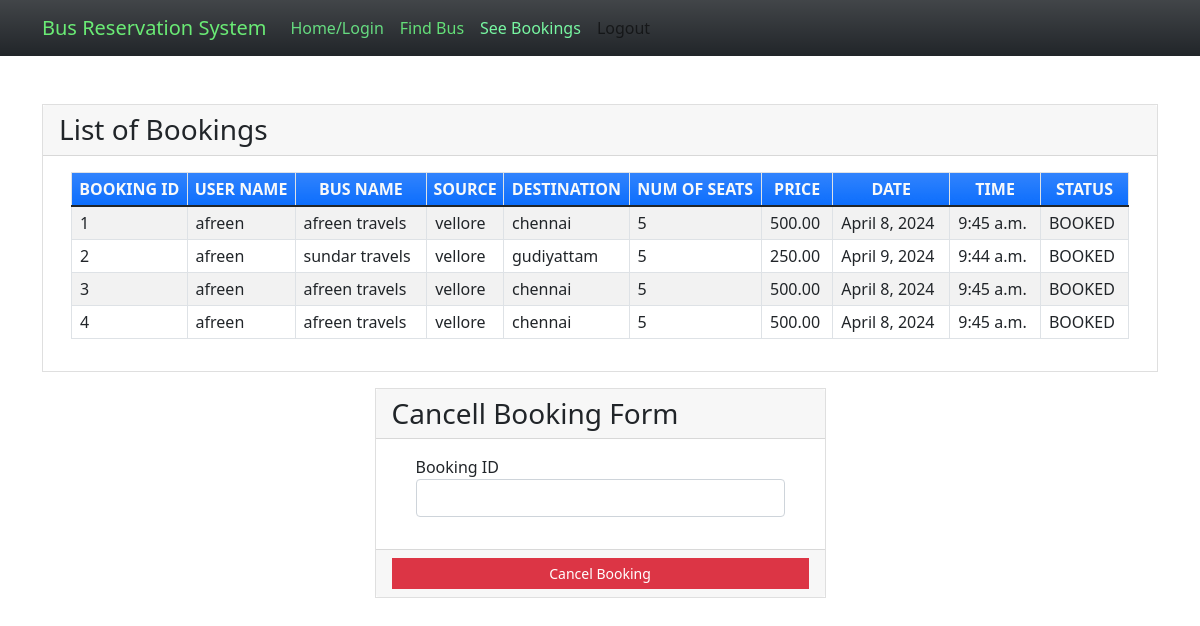
/seebookings (signed in), run on the app's committed database.
### myapp/models.py (models this page shows, shortened)
class Book(models.Model):
    BOOKED = 'B'
    CANCELLED = 'C'
    TICKET_STATUSES = ((BOOKED, 'Booked'),
                       (CANCELLED, 'Cancelled'),)
    email = models.EmailField()
    name = models.CharField(max_length=30)
    userid =models.DecimalField(decimal_places=0, max_digits=2)
    busid=models.DecimalField(decimal_places=0, max_digits=2)
    bus_name = models.CharField(max_length=30)
    source = models.CharField(max_length=30)
    dest = models.CharField(max_length=30)
    nos = models.DecimalField(decimal_places=0, max_digits=2)
    price = models.DecimalField(decimal_places=2, max_digits=6)
    date = models.DateField()
    time = models.TimeField()
    status = models.CharField(choices=TICKET_STATUSES, default=BOOKED, max_length=2)
    class Meta:
        verbose_name_plural = "List of Books"

### myapp/views.py (the view)
# urls.py: path('seebookings', views.seebookings, name="seebookings"),
@login_required(login_url='signin')
def seebookings(request,new={}):
    context = {}
    id_r = request.user.id
    book_list = Book.objects.filter(userid=id_r)
    if book_list:
        return render(request, 'myapp/booklist.html', locals())
    else:
        context["error"] = "Sorry no buses booked"
        return render(request, 'myapp/findbus.html', context)

### myapp/templates/myapp/booklist.html (shortened to what this page needs)
{% extends 'myapp/base.html' %} {% block content %}
<div class="container my-5">
    <div class="card rounded-0">
        <div class="card-header">
            <div class="card-title h3 mb-0">List of Bookings</div>
        </div>
        <div class="card-body">
            <div class="container-fluid">
                <table class="table table-bordered table-striped">
                    <thead>
                        <tr class="bg-gradient bg-primary text-light">
                            <th class="p-1 text-center">BOOKING ID</th>
                            <th class="p-1 text-center">USER NAME</th>
                            <th class="p-1 text-center">BUS NAME</th>
                            <th class="p-1 text-center">SOURCE</th>
                            <th class="p-1 text-center">DESTINATION</th>
                            <th class="p-1 text-center">NUM OF SEATS</th>
                            <th class="p-1 text-center">PRICE</th>
                            <th class="p-1 text-center">DATE</th>
                            <th class="p-1 text-center">TIME</th>
                            <th class="p-1 text-center">STATUS</th>
                        </tr>
                    </thead>
                    {% for row in book_list %}
                    <tr>
                        <td class="px-2 py-1 align-middle">{{row.id}}</td>
                        <td class="px-2 py-1 align-middle">{{row.name}}</td>
                        <td class="px-2 py-1 align-middle">{{row.bus_name}}</td>
                        <td class="px-2 py-1 align-middle">{{row.source}}</td>
                        <td class="px-2 py-1 align-middle">{{row.dest}}</td>
                        <td class="px-2 py-1 align-middle">{{row.nos}}</td>
                        <td class="px-2 py-1 align-middle">{{row.price}}</td>
                        <td class="px-2 py-1 align-middle">{{row.date}}</td>
                        <td class="px-2 py-1 align-middle">{{row.time}}</td>
                        <td class="px-2 py-1 align-middle">{{row.status}}</td>
                    </tr>
                    {% endfor %}
                </table>
            </div>
        </div>
    </div>
    <div class="row mt-3 justify-content-center">
        <div class="col-lg-5 col-md-7 col-sm-10 col-xs-12">
            <div class="card rounded-0">
                <div class="card-header">
                    <div class="card-title h3 mb-0">Cancell Booking Form</div>
                </div>
                <div class="card-body">
                    <div class="container-fluid">
                        <form action="{% url 'cancellings' %}" method="post" id="cancel-form">
                            <div class="mb-3">
                                <label for="bus_id" class="control-label">Booking ID</label>
                                <input name='bus_id' class="form-control" type="number" id="bus_id">
                            </div>
                        </form>
                    </div>
                </div>
                <div class="card-footer text-center">
                    <button class="btn btn-sm rounded-0 btn-danger w-100" form="cancel-form">Cancel Booking</button>
                </div>
            </div>
        </div>
    </div>
</div>
{% endblock %}

### myapp/templates/myapp/base.html (shortened to what this page needs)
<!doctype html>
<html lang="en">
<head>
    <link rel="stylesheet" href="https://cdn.jsdelivr.net/npm/bootstrap@5.1.3/dist/css/bootstrap.min.css">
</head>
<body>
<nav class="navbar navbar-expand-lg navbar-light bg-gradient bg-dark">
    <div class="container">
            <a class="navbar-brand" href="#" style="color: rgb(106, 235, 117);">Bus Reservation System</a>
        <div class="collapse navbar-collapse" id="navbarNavAltMarkup">
            <div class="navbar-nav" >
                <a class="nav-item nav-link active" href="{% url 'home' %}" style="color: rgb(102, 219, 128);">Home/Login</a>
                <a class="nav-item nav-link" href="{% url 'findbus' %}" style="color: rgb(100, 223, 120);">Find Bus</a>
                <a class="nav-item nav-link" href="{% url 'seebookings' %}" style="color: rgb(120, 247, 162);">See Bookings</a>
                {% if request.user.is_active %}
                <a class="nav-item nav-link " href="{% url 'signout' %}" style="color: rgb(102, 219, 112)55, 255, 255);">Logout</a>
                {% else %}
                <a class="nav-item nav-link " href="{% url 'signup' %}" style="color: rgb(107, 228, 123)55, 255, 255);">Registration</a>
                {% endif %}
            </div>
        </div>
    </div>
</nav>
{% block content %}
{% endblock %}
</body>
</html>

### myapp/templates/myapp/base.html (style rules this page uses)
body { background-image: url(https://img.freepik.com/premium-photo/bus-driving-road_81048-20397.jpg?w=740); background-repeat: no-repeat; background-size: cover; }

### data on the page
Book: id "1", name "afreen", bus_name "afreen travels", source "vellore", dest "chennai", nos "5", price "500.00", date "April 8, 2024", time "9:45 a.m.", status "BOOKED"
Book: id "2", name "afreen", bus_name "sundar travels", source "vellore", dest "gudiyattam", nos "5", price "250.00", date "April 9, 2024", time "9:44 a.m.", status "BOOKED"
Book: id "3", name "afreen", bus_name "afreen travels", source "vellore", dest "chennai", nos "5", price "500.00", date "April 8, 2024", time "9:45 a.m.", status "BOOKED"
Book: id "4", name "afreen", bus_name "afreen travels", source "vellore", dest "chennai", nos "5", price "500.00", date "April 8, 2024", time "9:45 a.m.", status "BOOKED"
